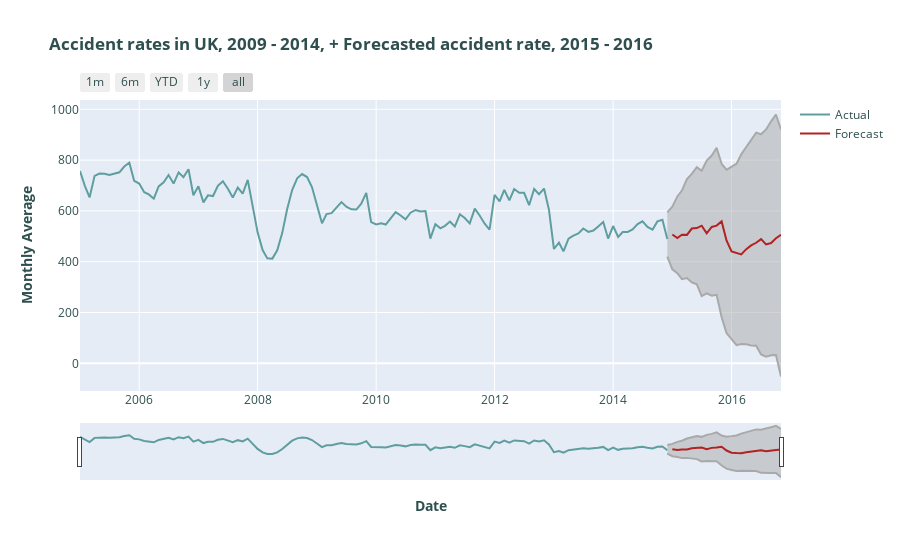

Write notebook code for a chart like this one.
### Code cell
plot_sarima_forecast(lower_series, upper_series, fitted_series, uk_agg)
